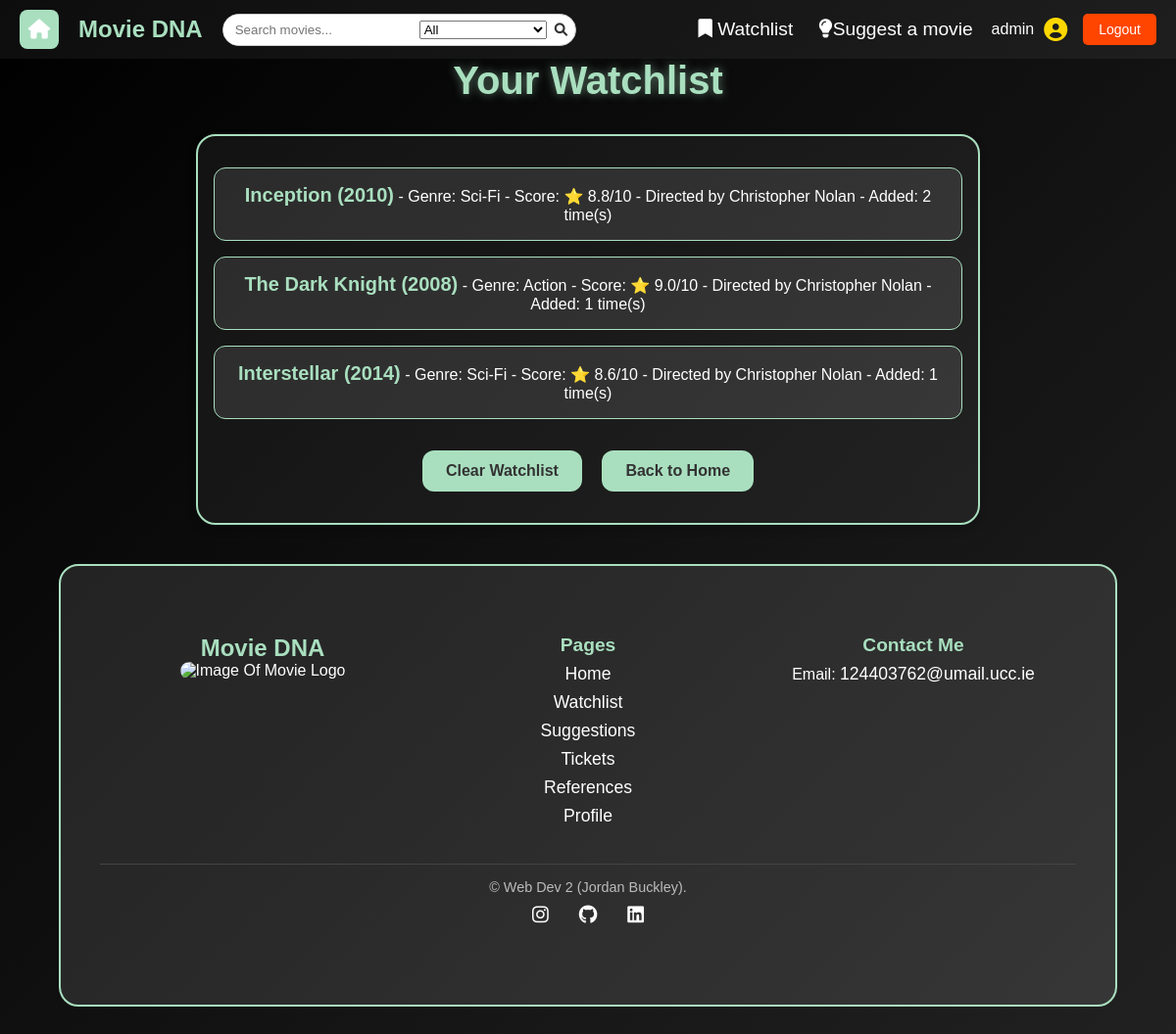
The app's page /watchlist (signed in) with its own data.
### tables this page shows
CREATE TABLE watchlist (
    user_id TEXT NOT NULL,
    movie_id INTEGER NOT NULL,
    count INTEGER DEFAULT 1,
    PRIMARY KEY (user_id, movie_id),
    FOREIGN KEY (user_id) REFERENCES users(user_id),
    FOREIGN KEY (movie_id) REFERENCES movies(movie_id)
);

CREATE TABLE movies 
(
    movie_id INTEGER PRIMARY KEY AUTOINCREMENT,
    title TEXT NOT NULL,
    genre TEXT NOT NULL,
    score FLOAT,
    year INTEGER,
    director TEXT,
    description TEXT
, image_path TEXT);

### app.py (the view)
@app.route("/watchlist")
@login_required
def cart():
    db = get_db()
    user_id = session["user_id"]
    watchlist = db.execute("""
        SELECT movies.*, watchlist.count
        FROM watchlist
        JOIN movies ON watchlist.movie_id = movies.movie_id
        WHERE watchlist.user_id = ?
    """, (user_id,)).fetchall()
    return render_template("watchlist.html", watchlist=watchlist)

### app.py (called while the page is built)
@app.before_request
def load_logged_in_user():
    g.user = session.get("user_id")
    g.is_admin = session.get("is_admin", False)

def login_required(view):
    @wraps(view)
    def wrapped_view(*args, **kwargs):
        if g.user is None:
            return(redirect(url_for("login", next=request.url)))
        return view(*args, **kwargs)
    return wrapped_view

### database.py (called while the page is built)
def get_db():
    if "db" not in g:
        g.db = sqlite3.connect(DATABASE,
                                detect_types=sqlite3.PARSE_DECLTYPES
                        )
        g.db.row_factory = sqlite3.Row
    return g.db

### templates/watchlist.html
{% extends "base.html" %}
{% block styles %}
<link rel="stylesheet" href="{{ url_for('static', filename='watchlist.css') }}">
{% endblock %}
{% block main_content %}
    <h1>Your Watchlist</h1>
    <section id="watchlist-links">
    {% if watchlist %}
        <ul>
            {% for movie in watchlist %}
                <li>
                    <strong>{{ movie.title }} ({{ movie.year }})</strong>
                    - Genre: {{ movie.genre }}
                    - Score: ⭐ {{ movie.score }}/10
                    - Directed by {{ movie.director }}
                    - Added: {{ movie.count }} time(s)
                </li>
            {% endfor %}
        </ul>
        <a href="{{ url_for('clear_watchlist') }}" class="btn">Clear Watchlist</a>
    {% else %}
        <p>Your watchlist is empty.</p>
    {% endif %}
    <a href="{{ url_for('index') }}" class="back-button">Back to Home</a>
    </section>
{% endblock %}

### static/styles.css (style rules this page uses)
* { margin: 0; padding: 0; box-sizing: border-box; }
body { font-family: 'Arial', sans-serif; background: linear-gradient(-45deg, #0f0f0f, #1c1c1c, #2c2c2c, #000000); background-size: 400% 400%; animation: movingBackground 10s ease infinite; color: white; text-align: center; min-height: 100vh; display: flex; flex-direction: column; }
.btn { display: inline-block; padding: 10px 20px; background: #A9DFBF; color: #333; text-decoration: none; font-size: 1rem; border-radius: 5px; transition: background 0.3s ease, transform 0.2s ease; margin: 5px; text-align: center; font-weight: bold; }
.back-button { display: inline-block; margin-top: 20px; padding: 10px 20px; background: #A9DFBF; color: #333; text-decoration: none; border-radius: 5px; transition: background 0.3s ease; }

### static/watchlist.css (style rules this page uses)
h1 { font-size: 2.5rem; color: #A9DFBF; margin-bottom: 2rem; text-shadow: 0 0 10px rgba(169, 223, 191, 0.5); }
#watchlist-links { max-width: 800px; margin: 0 auto; padding: 1rem; background: rgba(255, 255, 255, 0.05); border: 2px solid #A9DFBF; border-radius: 1.25rem; box-shadow: 0 4px 10px rgba(0, 0, 0, 0.2); }
#watchlist-links ul { list-style: none; padding: 0; }
#watchlist-links ul li { padding: 1rem; margin: 1rem 0; background: rgba(255, 255, 255, 0.1); border: 1px solid #A9DFBF; border-radius: 0.75rem; transition: background 0.3s ease, transform 0.3s ease, box-shadow 0.3s ease; }
#watchlist-links ul li strong { font-size: 1.25rem; color: #A9DFBF; }
.btn, .back-button { display: inline-block; margin: 1rem 0.5rem; padding: 0.75rem 1.5rem; background: #A9DFBF; color: #333; text-decoration: none; border-radius: 0.75rem; font-size: 1rem; font-weight: bold; transition: background 0.3s ease, transform 0.3s ease; }

### records on screen
watchlist: title "Inception", year "2010", genre "Sci-Fi", score "8.8", director "Christopher Nolan", count "2"
watchlist: title "The Dark Knight", year "2008", genre "Action", score "9.0", director "Christopher Nolan", count "1"
watchlist: title "Interstellar", year "2014", genre "Sci-Fi", score "8.6", director "Christopher Nolan", count "1"

### other values on screen
{{ session['user_id'] }} "admin"
